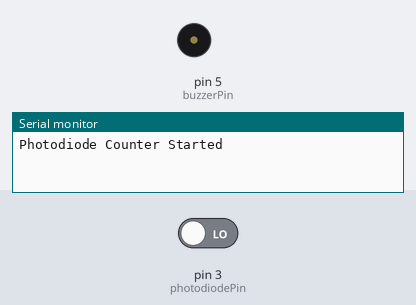
Simulated run of this sketch. Board: Arduino Uno, built with avr-gcc and run on an emulated ATmega328P. Parts: buzzer (waves = sounding), the last lines printed to the serial monitor. The test bench sets the inputs (shaded band); at power-on: pin 3 (photodiodePin) LOW.

Above: at 1.2 s.
1.3 s: pin 3 (photodiodePin) driven HIGH
At 1.55 s:
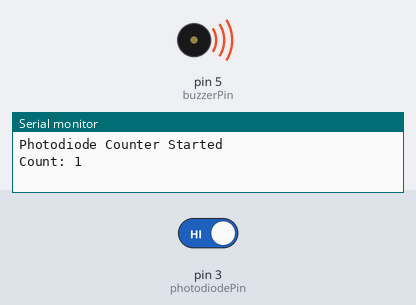
Timing chart, 0 to 4.3 s (numbered marks = the images above; inputs shaded):
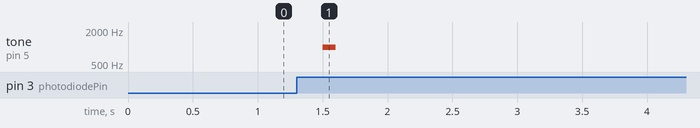

The sketch:

PhotoDiode_02.ino
```cpp
// 전역 변수 선언
volatile int count = 0;              // 인터럽트에서 사용할 카운트 변수
volatile bool buzzerTriggered = false; // 부저 트리거 플래그
const int photodiodePin = 3;         // D3 핀에 포토 다이오드 연결
const int buzzerPin = 5;             // D5 핀에 부저 연결
volatile unsigned long lastInterruptTime = 0; // 마지막 인터럽트 시간
const unsigned long debounceDelay = 100;      // 디바운싱 시간 (100ms)

// 인터럽트 서비스 루틴 (ISR)
void signalDetected() {
  unsigned long currentTime = millis();
  if (currentTime - lastInterruptTime >= debounceDelay) {
    count++;                    // 카운트 증가
    buzzerTriggered = true;     // 부저 트리거 설정
    lastInterruptTime = currentTime;
  }
}

void setup() {
  pinMode(photodiodePin, INPUT);
  pinMode(buzzerPin, OUTPUT);
  Serial.begin(9600);
  Serial.println("Photodiode Counter Started");
  attachInterrupt(digitalPinToInterrupt(photodiodePin), signalDetected, RISING);
}

void loop() {
  // 부저 제어
  if (buzzerTriggered) {
    // 시리얼 출력
    Serial.print("Count: ");
    Serial.println(count);
    tone(buzzerPin, 1000);    // 1000Hz로 부저 울림
    delay(100);               // 100ms 유지
    noTone(buzzerPin);        // 부저 끄기
    buzzerTriggered = false;  // 트리거 리셋
  }
  delay(500);
}
```

Measured:
- after the input at 1.3 s, tone on pin 5 (buzzerPin): silent → 1000 Hz after 0.20 s, → silent 0.10 s later
